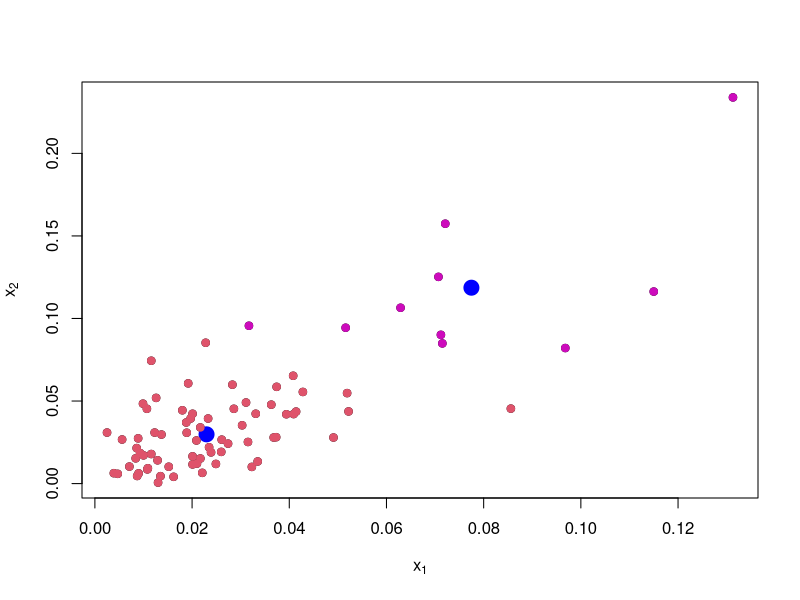

The R script that drew this image:
setwd("C:\\Users\\aishwarya\\Desktop\\Data Mining\\DM Assignment5\\")
data <- read.csv("sonar_test.csv", header = FALSE)
x <- data[,1:2]
plot(x, pch=19, xlab = expression(x[1]), ylab = expression(x[2]))

fit <- kmeans(x, 2)
points(fit$centers, pch = 19, col = "blue", cex = 2)

library(class)
knnfit <- knn(fit$centers, x, as.factor(c(-1, 1)))
points(x, col = 6 + 4 * as.numeric(knnfit), pch = 19)